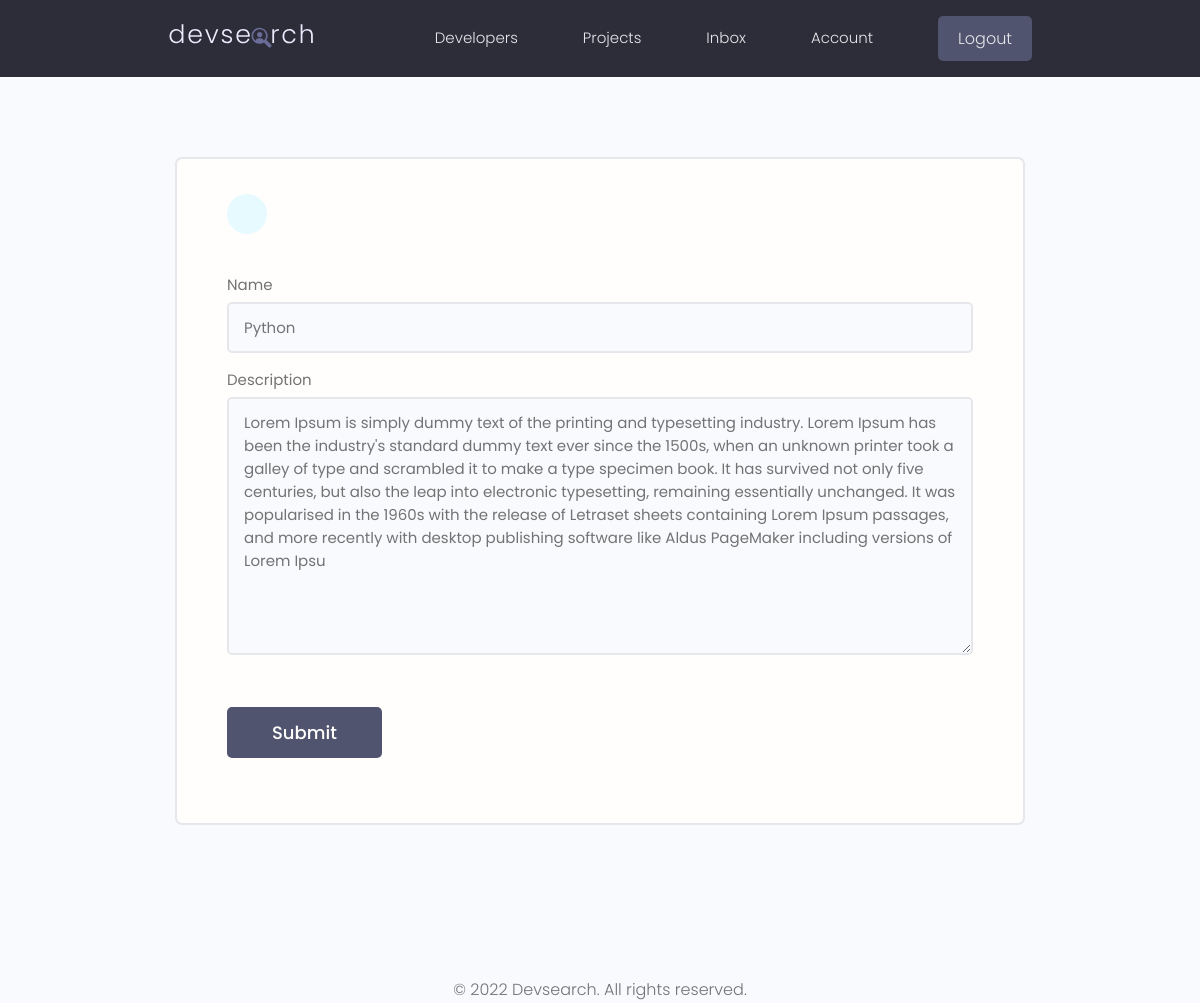
The app's page /update-skill/ff74a26e-4d08-42d9-9758-901214a86ffd/ (signed in) with its own data.
### users/models.py (models this page shows, shortened)
class Skill(models.Model):
    owner = models.ForeignKey(Profile, on_delete=models.CASCADE, null=True, blank=True)
    name = models.CharField(max_length=128, blank=True, null=True)
    description = models.TextField(null=True, blank=True)
    created = models.DateTimeField(auto_now_add=True)
    id = models.UUIDField(default=uuid.uuid4, unique=True, primary_key=True, editable=False)

### users/views.py (the view)
# urls.py: path('update-skill/<str:pk>/', views.update_skill, name='update-skill'),
@login_required(login_url='login')
def update_skill(request, pk):
    profile = request.user.profile
    skill = profile.skill_set.get(id=pk)
    form = SkillForm(instance=skill)
    if request.method == 'POST':
        form = SkillForm(request.POST, instance=skill)
        if form.is_valid():
            form.save()
            messages.success(request, 'Skill was updated successfully!')
            return redirect('account')
    context = {'form': form}
    return render(request, 'users/skill_form.html', context)

### users/forms.py
class SkillForm(ModelForm):
    class Meta:
        model = Skill
        fields = '__all__'
        exclude = ['owner']
    def __init__(self, *args, **kwargs):
        super(SkillForm, self).__init__(*args, **kwargs)
        for name, field in self.fields.items():
            field.widget.attrs.update({'class': 'input'})

### users/templates/users/skill_form.html (shortened to what this page needs)
{% extends 'main.html' %}
{% block content %}
    <main class="formPage my-xl">
        <div class="content-box">
            <div class="formWrapper">
                <a class="backButton" href="{% url 'account' %}"></a>
                <br>
                <form class="form" method="POST" action="">
                     {% for field in form %}
                        <div class="form__field">
                            <label for="formInput#text">{{ field.label }}</label>
                            {{ field }}
                        </div>
                    {% endfor %}
                    <input class="btn btn--sub btn--lg  my-md" type="submit" value="Submit" />
                </form>
            </div>
        </div>
    </main>
{% endblock content %}

### static/styles/app.css (style rules this page uses)
:root { --color-sub: #2d2d39; }
.btn--sub { background-color: var(--color-sub-light); }
.content-box { width: 95%; max-width: 85rem; margin: 0 auto; }
.backButton { background: var(--color-main-light); color: var(--color-main); width: 4rem; height: 4rem; display: flex; align-items: center; justify-content: center; border-radius: 50%; }
.formPage .formWrapper { list-style: none; background: var(--color-white); padding: 3.5rem 5rem; border: 2px solid var(--color-light); border-radius: 0.7rem; }

### static/uikit/styles/modules/_variables.css (style rules this page uses)
:root { --color-main: #5aa5b9; --color-main-light: #e6faff; --color-sub: #3f4156; --color-sub-light: #51546e; --color-sub-lighter: #ededfd; --color-text: #737373; --color-gray: #8b8b8b; --color-light: #e5e7eb; --color-light-gray: #767676; --color-bg: #f8fafd; --color-white: #fffefd; --color-white-light: #f3f3f3; --color-success: #359e64; --color-success-bg: #def8e8; --color-error: #fc4b0b; --color-error-bg: #fff2ee; --font-base: 'Poppins', arial, helvetica, 'Segoe UI', roboto, ubuntu, sans-serif; --font-monospace: 'Fira Code', 'Courier New', courier, monospace; --font-regular: 300; --font-medium: 500; --font-bold: 700; --generic-shadow: 1px 1px 5px #00000010; --generic-transition: all 0.3s ease-in-out; }

### static/uikit/styles/modules/_base.css (style rules this page uses)
* { margin: 0; padding: 0; box-sizing: border-box; text-rendering: optimizeLegibility; color: inherit; font-size: inherit; }
html { font-size: 50%; }
@media only screen and (min-width: 480px) { html { font-size: 56.25%; } }
@media only screen and (min-width: 1200px) { html { font-size: 62.5%; } }
body { line-height: 1.6; font-weight: 400; font-size: 1.5rem; color: var(--color-text); background-color: var(--color-bg); min-height: 100vh; }

### static/uikit/styles/modules/_typography.css (style rules this page uses)
* { font-family: var(--font-base); }
a { padding-bottom: 2px; text-decoration: none; display: inline-block; color: var(--color-main); font-weight: var(--font-medium); }

### static/uikit/styles/modules/_utilities.css (style rules this page uses)
.my-md { margin: 3rem auto; }
.my-xl { margin: 8rem auto; }

### static/uikit/styles/modules/_button.css (style rules this page uses)
.btn { display: inline-block; position: relative; cursor: pointer; background-color: var(--color-light); font-weight: var(--font-medium); color: var(--color-sub); text-decoration: none; padding: 1rem 2rem; border-radius: 0.5rem; border: none; width: -webkit-fit-content; width: -moz-fit-content; width: fit-content; height: -webkit-fit-content; height: -moz-fit-content; height: fit-content; font-size: 1.6rem; outline-width: 0; outline-color: transparent; -webkit-backface-visibility: hidden; backface-visibility: hidden; transition: all 0.3s ease-in-out; }
.btn--sub { background-color: var(--color-sub); color: var(--color-white); }
.btn--lg { font-size: 1.8rem; padding: 1.2rem 4.5rem; }

### static/uikit/styles/modules/_form.css (style rules this page uses)
.form { display: block; }
.form__field { margin-top: 1.5rem; margin-bottom: 1.5rem; }
.form__label, .form__field > label { display: block; margin-bottom: 0.5rem; color: var(--color-text); }
input.input[type='text'], input.input[type='email'], input.input[type='password'], input.input[type='number'], select.input, textarea.input { min-width: 24rem; width: 100%; padding: 1.2rem 1.5rem; border-radius: 0.5rem; border: 2px solid var(--color-light); transition: all 0.3s ease-in-out; background-color: var(--color-bg); }

### records on screen
Skill: form "Python" "Lorem Ipsum is simply dummy text of the printing and typesetting industry. Lorem Ipsum has been the industry's standard dummy text ever since the 1500s, when an unknown printer took a galley of type and scrambled it to make a type specimen book. It has survived not only five centuries, but also the leap into electronic typesetting, remaining essentially unchanged. It was popularised in the 1960s with the release of Letraset sheets containing Lorem Ipsum passages, and more recently with desktop publishing software like Aldus PageMaker including versions of Lorem Ipsu"

### other values on screen
{{ field.label }} "Name" "Description"
